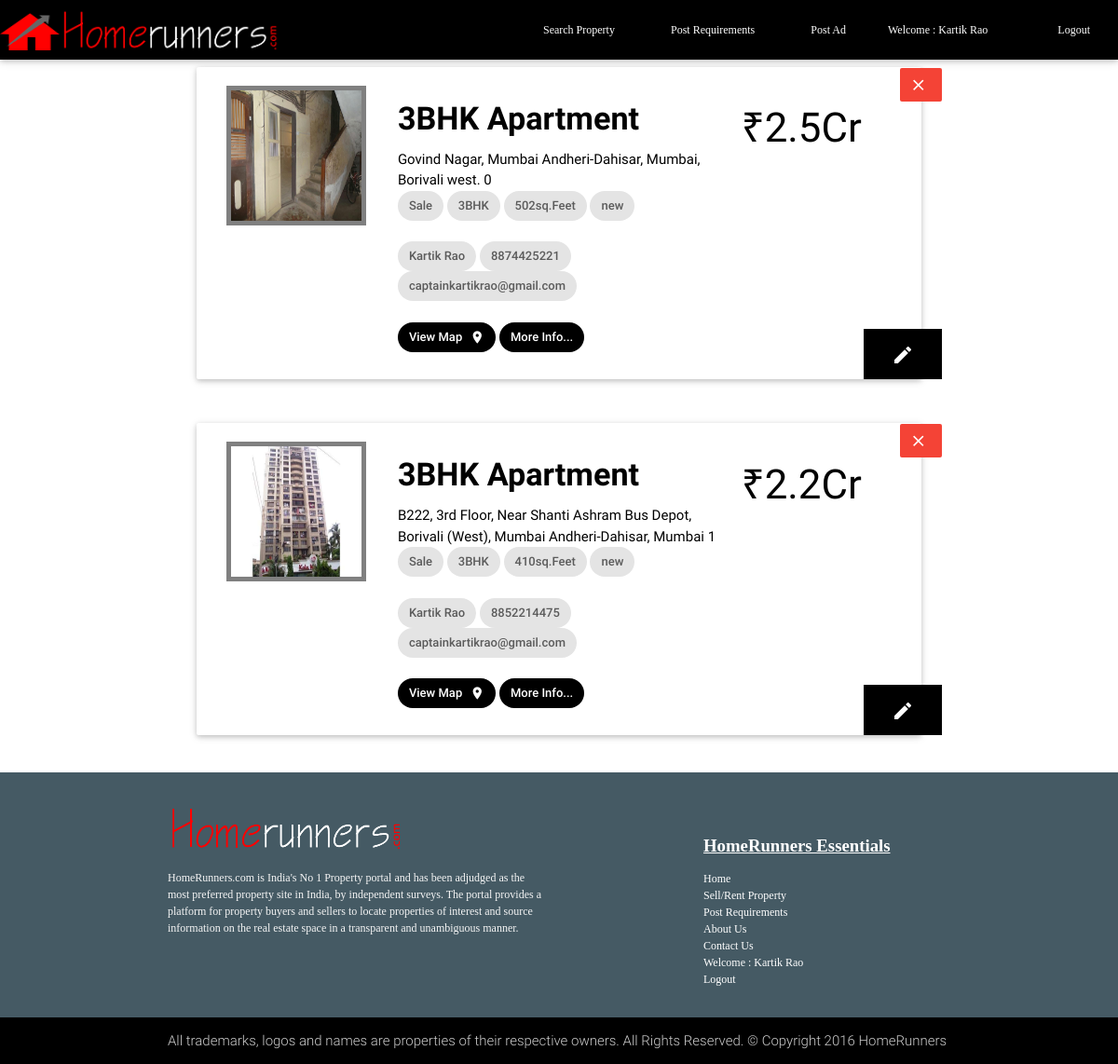
Page /displayProp.php (signed in) on the committed database.
### tables this page shows
CREATE TABLE `post_add` (
  `id` int(11) NOT NULL,
  `name` text NOT NULL,
  `mobile_number` text NOT NULL,
  `email` text NOT NULL,
  `address` text NOT NULL,
  `street` text NOT NULL,
  `city` text NOT NULL,
  `locality` text NOT NULL,
  `state` text NOT NULL,
  `country` text NOT NULL,
  `zip_code` text NOT NULL,
  `full_address` text NOT NULL,
  `Bedrooms` int(11) NOT NULL,
  `Bathrooms` int(11) NOT NULL,
  `floor_no` int(11) NOT NULL,
  `total_floors` int(11) NOT NULL,
  `area` int(11) NOT NULL,
  `prop_type` text NOT NULL,
  `crore` int(11) NOT NULL,
  `lacs` int(11) NOT NULL,
  `total_budget` bigint(20) NOT NULL,
  `fixed_negotiable` text NOT NULL,
  `amenities` text NOT NULL,
  `description` text NOT NULL,
  `landmark` text NOT NULL
);

CREATE TABLE `image` (
  `img_id` int(11) NOT NULL,
  `prop_id` int(11) NOT NULL,
  `img_name` text NOT NULL
);

### displayProp.php (the view, shortened to what this page needs)
<?php
$email = $_SESSION["email"];
include "php/script/config.php";
$displayPropQry = "SELECT * from `post_add` WHERE `email` = '".$email."'";
if(!$displayPropCheck = mysqli_query($con,$displayPropQry)){
	die("0");
}
$getProp = mysqli_fetch_assoc($displayPropCheck);
?>
<!DOCTYPE html>
<html>
<head>
	<link href="css/googlefonts.css" rel="stylesheet">
	<link type="text/css" rel="stylesheet" href="css/materialize.min.css"  media="screen,projection"/>
  <link rel="stylesheet" href="dist/sweetalert.css">
</head>
<body>
	<?php include  "navbar3.php"; ?>
              <?php do { ?>
              <div class="row">
              	<div class="col s8 offset-s2 ">
              		<div class="card hoverable white"  href="singleprop.php?id=<?="".$getProp['id'];?>">
              			<div class="card-content black-text" style="padding-bottom: 0px;">
              				<?php
              				$imgQry = "SELECT * FROM image WHERE prop_id = '".$getProp['id']."'";
                  if(!$imgCheckQry = mysqli_query($con,$imgQry)){
                             echo "".mysqli_error($con);
                              mysqli_close($con);
                              die("");
                          }
                          $getImg = mysqli_fetch_assoc($imgCheckQry);
                          $imgName = $getImg['img_name'];
                          $target='uploads/'.$imgName.'.jpeg';?>
                          <div class="row">
                          	<div class="col s3">
                          		<a class=" modal-trigger" href="modal.php?prop_id=<?=$getProp['id'];?>">
                          			<div class="blur pic">
                          			<img src="<?php echo $target;?>" alt="<?php echo $imgName; ?>" style="height: 150px; width: 150px; border:5px solid grey;">
                          			</div>
                          		</a>
                          	</div>
                          	<div class="col s6">
                          		<p><b><h4><?php echo $getProp['Bedrooms']."BHK Apartment"?></h4></b></p>
                          		<p><?php echo $getProp['address']." ".$getProp['id'] ?></p>
                          		<p>
                          			<div class="chip">Sale</div>
                          			<div class="chip"><?php echo $getProp['Bedrooms']."BHK"; ?></div>
                          			<div class="chip"><?php echo $getProp['area']."sq.Feet"; ?> </div>
                          			<div class="chip"><?php echo $getProp['prop_type']; ?></div>
                          		</p>
                          		<br>
                          		<p>
                          			<div class="chip"><?php echo $getProp['name']; ?></div>
                          			<div class="chip"><?php echo $getProp['mobile_number']; ?></div>
                          			<div class="chip"><?php echo $getProp['email']; ?></div>
                          		</p>
                          		<br>
                          		<p>
                          			<div class="chip"style="background-color:black; "><a href="gmap1.php?address=<?="".$getProp['full_address'];?>"> <i class="material-icons">location_on</i>View Map</a></div>
                          			<div class="chip"style="background-color:black; "><a href="singleprop.php?id=<?="".$getProp['id'];?>">More Info...</a></div>
                          		</p>
                          		<br>
                          	</div>
                          	<div class="col s2">
                          		<h3> &#8377;<?php echo $getProp['crore'].".".$getProp['lacs']; ?>Cr</h3>
                          	</div>
                          	<div class="col s1">
                          		<a class="waves-effect waves-light btn-flat red white-text delete" id="<?=$getProp['id']?>" style="top: -19px;right: -47px;padding-right: 0px;padding-left: 10px;" ><i class="material-icons left">clear</i></a>
                          		<br> <br> <br> <br> <br> <br> <br> <br> <br> <br> <br>
                          		<a class="btn-flat btn-large waves-effect waves-light black white-text" href="editProp.php?edit_id=<?="".$getProp['id'];?>" style="top: 0px; border-radius: 0%; left:8px;"><i class="material-icons">edit</i></a>
                          	</div>
                          </div>
                      </div>
                  </div>
              </div>
          </div>
          <?php } while($getProp = mysqli_fetch_assoc($displayPropCheck)) ?>
          <?php include  "php/pages/footer.php"; ?>
      </body>
      </html>

### displayProp.php (style rules this page uses)
.blur img { -webkit-transition: all 1s ease; -moz-transition: all 1s ease; -o-transition: all 1s ease; -ms-transition: all 1s ease; transition: all 1s ease; }

### php/pages/footer.php (style rules this page uses)
a:link { color:white; }

### rows in the picture
post_add: image.img_name (picture), address "Govind Nagar, Mumbai Andheri-Dahisar, Mumbai, Borivali west.", id "0", Bedrooms "3", area "502", prop_type "new", name "Kartik Rao", mobile_number "8874425221", email "captainkartikrao@gmail.com", crore "2", lacs "5"
post_add: image.img_name (picture), address "B222, 3rd Floor, Near Shanti Ashram Bus Depot, Borivali (West), Mumbai Andheri-Dahisar, Mumbai", id "1", Bedrooms "3", area "410", prop_type "new", name "Kartik Rao", mobile_number "8852214475", email "captainkartikrao@gmail.com", crore "2", lacs "2"

### other values in the picture
$_SESSION['username'] "Kartik Rao"
